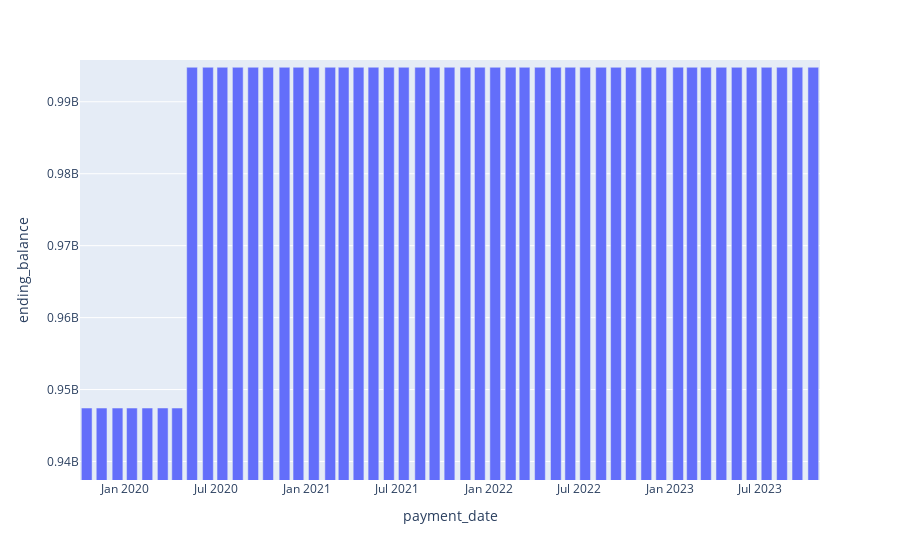

The code cell stored with this chart in its notebook:
### Code cell
max_bal = combined_df['ending_balance'].max()+1000000
min_bal = combined_df['ending_balance'].min()-10000000
px.bar(data_frame=combined_df, x=combined_df['payment_date'], y=combined_df['ending_balance'], range_y=[min_bal, max_bal])
